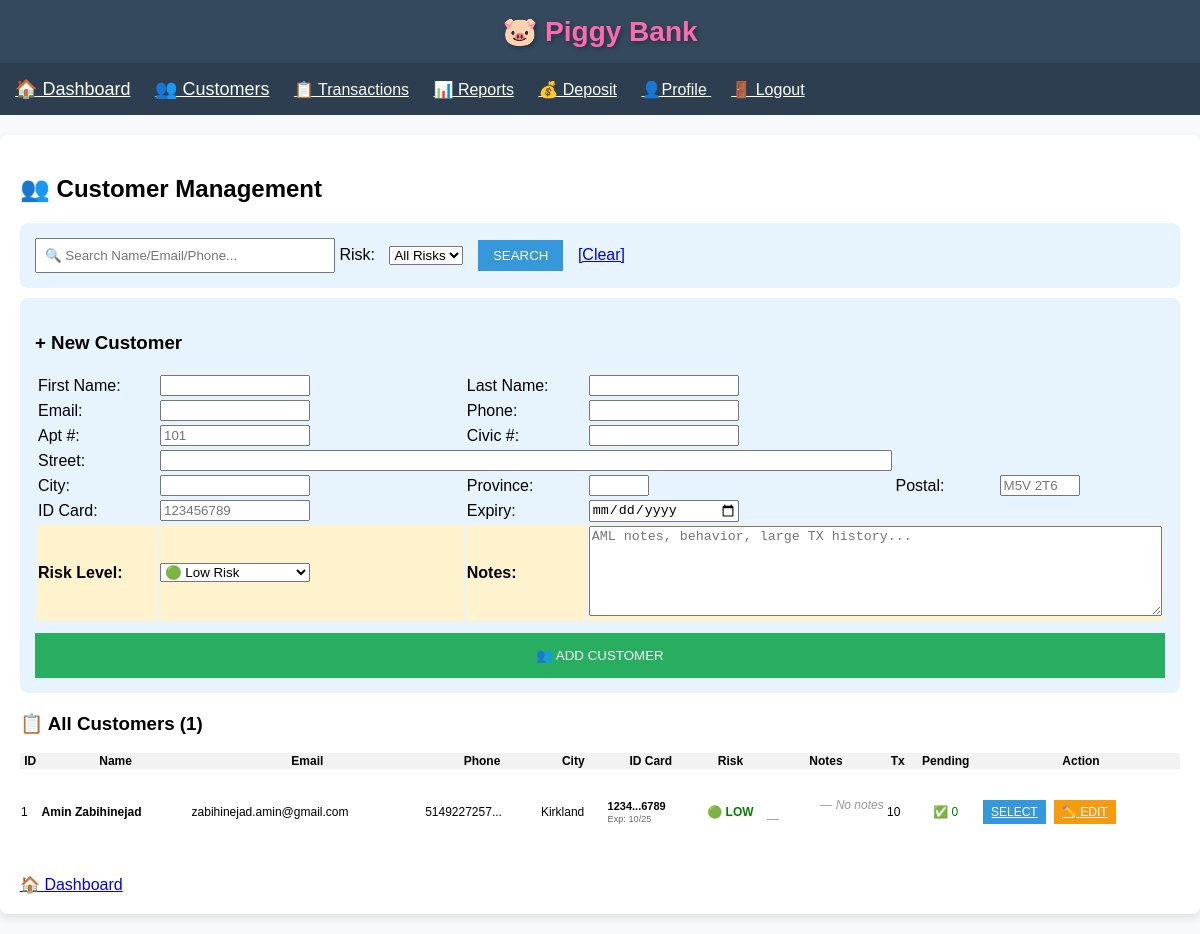
The app's page /customers (signed in) with its own data.
### app.py (models this page shows)
class Client(db.Model):
    id = db.Column(db.Integer, primary_key=True)
    first_name = db.Column(db.String(50), nullable=False)
    last_name = db.Column(db.String(50), nullable=False)
    email = db.Column(db.String(100), unique=True, nullable=False)
    phone = db.Column(db.String(20), nullable=False)
    apartment = db.Column(db.String(10))
    civic_number = db.Column(db.String(10), nullable=False)
    street = db.Column(db.String(100), nullable=False)
    city = db.Column(db.String(50), nullable=False)
    province = db.Column(db.String(10), nullable=False)
    postal_code = db.Column(db.String(10), nullable=False)
    id_card_number = db.Column(db.String(20))  # ← ADD!
    id_expiry_date = db.Column(db.Date)  # ← ADD!
    risk_level = db.Column(db.String(20), default='low risk')
    notes = db.Column(db.Text, nullable=True)  # ✅ NEW!
    created_at = db.Column(db.DateTime, default=datetime.utcnow)
    transactions = db.relationship('Transaction', backref='client', lazy=True)

### app.py (the view, shortened to what this page needs)
@app.route('/customers', methods=['GET', 'POST'])
def customers():
    if 'user_id' not in session:
        return redirect(url_for('login'))
    search_query = request.args.get('search', '')
    risk_filter = request.args.get('risk_level', '')  # ← ADD RISK FILTER!
    query = Client.query.order_by(Client.last_name)
    if risk_filter:
        query = query.filter_by(risk_level=risk_filter)
    all_clients = query.all()
    from datetime import date
    return render_template('customers.html', clients=all_clients, search=search_query, now=date.today())

### templates/customers.html (shortened to what this page needs)
{% extends "base.html" %}
{% block content %}
<h2>👥 Customer Management</h2>
<div style="background:#e8f4fd; padding:15px; border-radius:8px; margin-bottom:10px;">
    <form method="GET" style="display:inline;">
        <input type="text" name="search" placeholder="🔍 Search Name/Email/Phone..."
               value="{{ request.args.get('search', '') }}" style="width:300px; padding:8px;">
        Risk: <select name="risk_level" style="margin:0 10px;">
            <option value="">All Risks</option>
        </select>
        <input type="submit" value="SEARCH" style="padding:8px 15px; background:#3498db; color:white; border:none;">
        <a href="{{ url_for('customers') }}" style="margin-left:10px;">[Clear]</a>
    </form>
</div>
<div style="background:#e8f4fd; padding:15px; border-radius:8px; margin-bottom:20px;">
    <h3>+ New Customer</h3>
    <form method="POST">
        <table style="width:100%;">
            <tr>
                <td style="width:120px;">First Name:</td>
                <td><input name="first_name" required style="width:150px;"></td>
                <td style="width:120px;">Last Name:</td>
                <td><input name="last_name" required style="width:150px;"></td>
            </tr>
            <tr>
                <td>Email:</td>
                <td><input name="email" type="email" required style="width:150px;"></td>
                <td>Phone:</td>
                <td><input name="phone" required style="width:150px;"></td>
            </tr>
            <tr>
                <td>Apt #:</td>
                <td><input name="apartment" placeholder="101" style="width:150px;"></td>
                <td>Civic #:</td>
                <td><input name="civic_number" required style="width:150px;"></td>
            </tr>
            <tr>
                <td>Street:</td>
                <td colspan="3"><input name="street" required style="width:100%;"></td>
            </tr>
            <tr>
                <td>City:</td>
                <td><input name="city" required style="width:150px;"></td>
                <td>Province:</td>
                <td><input name="province" required style="width:60px;"></td>
                <td>Postal:</td>
                <td><input name="postal_code" required placeholder="M5V 2T6" style="width:80px;"></td>
            </tr>
            <tr>
                <td>ID Card:</td>
                <td><input type="text" name="id_card_number" placeholder="123456789" style="width:150px;"></td>
                <td>Expiry:</td>
                <td><input type="date" name="id_expiry_date" style="width:150px;"></td>
            </tr>
            <tr style="background:#fff3cd;">
                <td><strong>Risk Level:</strong></td>
                <td>
                    <select name="risk_level" required style="width:150px;">
                        <option value="low risk">🟢 Low Risk</option>
                    </select>
                </td>
                <td><strong>Notes:</strong></td>
                <td colspan="3">
                    <textarea name="notes" rows="3" placeholder="AML notes, behavior, large TX history..."
                              style="width:100%; min-height:90px; resize:vertical;">{{ request.form.get('notes', '') }}</textarea>
                </td>
            </tr>
        </table>
        <input type="submit" value="👥 ADD CUSTOMER" style="width:100%; padding:15px; background:#27ae60; color:white; border:none; margin-top:10px;">
    </form>
</div>
<h3>📋 All Customers ({{ clients|length }})</h3>
<table style="width:100%; border-collapse:collapse; font-size:12px;">
    <tr style="background:#f2f2f2;">
        <th>ID</th><th>Name</th><th>Email</th><th>Phone</th><th>City</th><th>ID Card</th><th>Risk</th><th style="width:120px;">Notes</th><th>Tx</th><th>Pending</th><th>Action</th>
    </tr>
    {% for client in clients %}
    <tr style="{% if client.risk_level == 'high risk' or client.risk_level == 'on hold' %}background:#ffebee;{% endif %}">
        <td>{{ client.id }}</td>
        <td><strong>{{ client.first_name }} {{ client.last_name }}</strong></td>
        <td>{{ client.email }}</td>
        <td>{{ client.phone[:12] }}...</td>
        <td>{{ client.city }}</td>
        <td style="white-space:nowrap; font-size:11px;">
            {% if client.id_card_number %}
                <strong>{{ client.id_card_number[:4] }}...{{ client.id_card_number[-4:] }}</strong>
                {% if client.id_expiry_date %}
                    <br><small style="{% if client.id_expiry_date < (now or date()) %}color:red;{% else %}color:#666;{% endif %}">
                        Exp: {{ client.id_expiry_date.strftime('%m/%y') }}
                    </small>
                {% endif %}
            {% else %}
                <span style="color:#999;">—</span>
            {% endif %}
        </td>
        <td style="text-align:center; font-weight:bold;">
            {% if client.risk_level == 'low risk' %}<span style="color:green;">🟢 LOW</span>
            {% elif client.risk_level == 'medium risk' %}<span style="color:orange;">🟡 MED</span>
            {% elif client.risk_level == 'high risk' %}<span style="color:red;">🟠 HIGH</span>
            {% else %}<span style="color:red;">🔴 HOLD</span>{% endif %}
        </td>
        <td style="white-space: pre-wrap;">
            {% if client.notes %}
                <div style="height:30px; overflow-y:auto; border:1px solid #ddd; padding:3px; background:#f9f9f9; font-size:10px; border-radius:3px;">
                    {{ client.notes[:100] }}{% if client.notes|length > 100 %}...{% endif %}
                </div>
            {% else %}
                <span style="color:#999; font-style:italic;">— No notes —</span>
            {% endif %}
        </td>
        <td>{{ client.transactions|length }}</td>
        <td style="text-align:center;">
            {% set pending_tx = client.transactions|selectattr('status', 'equalto', 'pending')|list %}
            {% if pending_tx|length > 0 %}
                <span style="color:red; font-weight:bold;">🚨 {{ pending_tx|length }}</span>
            {% else %}
                <span style="color:green;">✅ 0</span>
            {% endif %}
        </td>
        <td>
            <a href="{{ url_for('select_customer', client_id=client.id) }}" style="background:#3498db; color:white; padding:5px 8px;">SELECT</a>
            <a href="{{ url_for('edit_client', client_id=client.id) }}" style="background:#f39c12; color:white; padding:5px 8px; margin-left:5px;">✏️ EDIT</a>
        </td>
    </tr>
    {% endfor %}
</table>
<div style="margin-top:20px;">
    <a href="{{ url_for('index') }}" style="font-size:16px;">🏠 Dashboard</a>
</div>
{% endblock %}

### templates/base.html (shortened to what this page needs)
<!DOCTYPE html>
<html lang="en">
<head>
</head>
<body>
    <div class="header">
        <h1>🐷 <span style="color: #ff69b4;">Piggy Bank</span></h1>
    </div>
   <nav style="background:#2c3e50; padding:15px;">
    <a href="{{ url_for('index') }}" style="color:white; margin-right:20px; font-size:18px;">🏠 Dashboard</a>
    <a href="{{ url_for('customers') }}" style="color:white; margin-right:20px; font-size:18px;">👥 Customers</a>
    <a href="{{ url_for('transactions') }}" style="color:white; margin-right:20px;">📋 Transactions</a>
	<a href="{{ url_for('reports') }}"style="color:white; margin-right:20px;">📊 Reports</a>
    <a href="{{ url_for('deposit') }}" style="color:white; margin-right:20px;">💰 Deposit</a>
    <a href="{{ url_for('profile') }}" style="color:white; margin-right:20px;">👤Profile {{ session.username }}</a>
    <a href="{{ url_for('logout') }}" style="color:white;">🚪 Logout</a>
	</nav>
    <div class="container">
        {% block content %}{% endblock %}
    </div>
</body>
</html>

### templates/base.html (style rules this page uses)
* { box-sizing: border-box; }
body { font-family: Arial; margin: 0; padding: 0; background: #f8f9fa; }
.header { background: #34495e; color: white; padding: 15px; text-align: center; box-shadow: 0 2px 5px rgba(0,0,0,0.1); }
.header h1 { margin: 0; font-size: 28px; text-shadow: 2px 2px 4px rgba(0,0,0,0.3); }
.container { max-width: 1200px; margin: 20px auto; padding: 20px; background: white; border-radius: 8px; box-shadow: 0 4px 8px rgba(0,0,0,0.1); }

### records on screen
Client: id "1", first_name "Amin", last_name "Zabihinejad", email "zabihinejad.amin@gmail.com", phone "5149227257", city "Kirkland", id_card_number "1234", id_card_number "6789", id_expiry_date "10/25", risk_level "🟢 LOW", notes "— No notes —", transactions|length "10"

### other values on screen
{{ clients|length }} "1"
